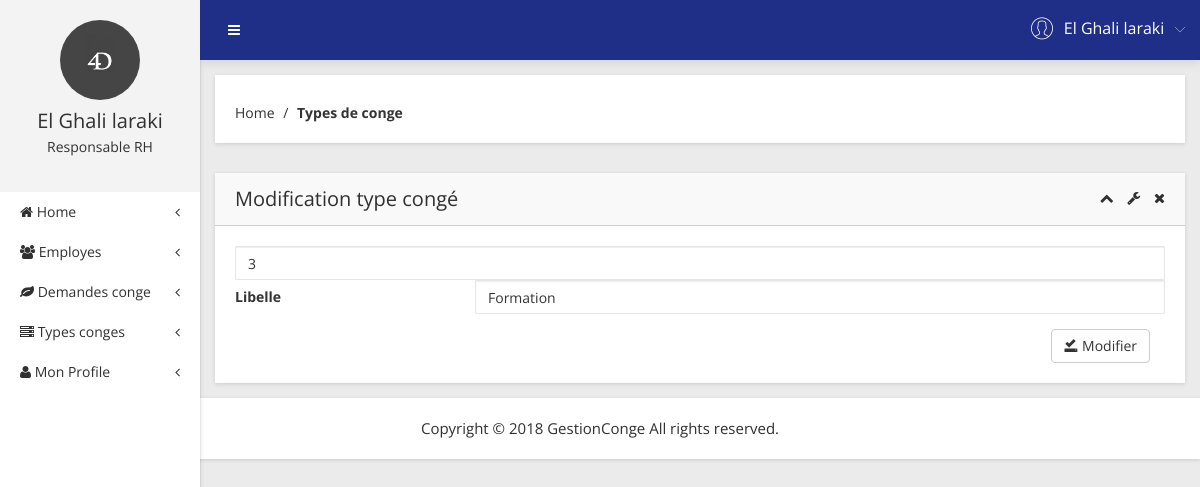
Screenshot of /app/index.php?page=typeconge_upd&idtype=3 (signed in) with the database file from the repository.
### tables this page shows
CREATE TABLE IF NOT EXISTS `employe` (
  `cin` varchar(255) NOT NULL,
  `nom` varchar(255) NOT NULL,
  `prenom` varchar(255) NOT NULL,
  `email` varchar(255) NOT NULL,
  `telephone` varchar(255) NOT NULL,
  `login` varchar(255) NOT NULL,
  `password` varchar(255) NOT NULL,
  `adresse` varchar(255) NOT NULL,
  `dateembouche` date NOT NULL,
  `type` varchar(255) NOT NULL,
  PRIMARY KEY (`cin`)
);

CREATE TABLE IF NOT EXISTS `typeconge` (
  `idtype` int(11) NOT NULL AUTO_INCREMENT,
  `libelle` varchar(255) NOT NULL,
  PRIMARY KEY (`idtype`)
);

### app/header-top.php (the view, shortened to what this page needs)
<div class="header-top-area">
	<div class="fixed-header-top">
		<div class="container-fluid">
			<div class="row">
				<div class="col-lg-1 col-md-6 col-sm-6 col-xs-12">
					<button type="button" id="sidebarCollapse" class="btn bar-button-pro header-drl-controller-btn btn-info navbar-btn">
						<i class="fa fa-bars"></i>
					</button>
				</div>
				<div class="col-lg-5 col-md-5 col-sm-6 col-xs-12">
					<div class="header-right-info">
						<ul class="nav navbar-nav mai-top-nav header-right-menu">
						   	<li class="nav-item">
								<a href="#" data-toggle="dropdown" role="button" aria-expanded="false" class="nav-link dropdown-toggle">
									<span class="adminpro-icon adminpro-user-rounded header-riht-inf"></span>
									<span class="admin-name"><?php echo $data->nom . " " . $data->prenom; ?></span>
									<span class="author-project-icon adminpro-icon adminpro-down-arrow"></span>
								</a>
							</li>
						</ul>
					</div>
				</div>
			</div>
		</div>
	</div>
</div>

### app/header.php (shortened to what this page needs)
<div class="left-sidebar-pro">
            <nav id="sidebar">
                <div class="sidebar-header">
                    <a href="#"><img src="../img/message/1.png" alt="" />
                    </a>
                    <h3><?php echo $data->nom . " " . $data->prenom; ?></h3>
                    <p><?php if($data->type == "rh") echo "Responsable RH"; else echo "Employé"; ?></p>
                </div>
                <div class="left-custom-menu-adp-wrap">
                    <ul class="nav navbar-nav left-sidebar-menu-pro">
					<?php
						if($data->type == "rh"){
					?>
                        <li class="nav-item">
                            <a href="index.php?page=home"><i class="fa big-icon fa-home"></i> <span class="mini-dn"> Home</span> <span class="indicator-right-menu mini-dn"><i class="fa indicator-mn fa-angle-left"></i></span></a>
                        </li>
                        <li class="nav-item"><a href="#" data-toggle="dropdown" role="button" aria-expanded="false" class="nav-link dropdown-toggle"><i class="fa big-icon fa-users"></i> <span class="mini-dn"> Employes</span> <span class="indicator-right-menu mini-dn"><i class="fa indicator-mn fa-angle-left"></i></span></a>
                        </li>
                        <li class="nav-item"><a href="#" data-toggle="dropdown" role="button" aria-expanded="false" class="nav-link dropdown-toggle"><i class="fa big-icon fa-leaf"></i> <span class="mini-dn"> Demandes conge</span> <span class="indicator-right-menu mini-dn"><i class="fa indicator-mn fa-angle-left"></i></span></a>
                        </li>
						 <li class="nav-item"><a href="#" data-toggle="dropdown" role="button" aria-expanded="false" class="nav-link dropdown-toggle">
						 <i class="fa big-icon fa-server"></i> <span class="mini-dn"> Types conges</span> <span class="indicator-right-menu mini-dn"><i class="fa indicator-mn fa-angle-left"></i></span></a>
                        </li>
					<?php
						}
					?>
						<li class="nav-item">
                            <a href="index.php?page=profile"><i class="fa fa-user" aria-hidden="true"></i><span class="mini-dn"> Mon Profile</span> <span class="indicator-right-menu mini-dn"><i class="fa indicator-mn fa-angle-left"></i></span></a>
                        </li>
                    </ul>
                </div>
            </nav>
        </div>

### app/typeconge_upd.php (shortened to what this page needs)
<?php
	if(isset($_GET['page']) && isset($_GET['idtype']))
	{
		$idtype = $_GET['idtype'];
		$sql = "SELECT * FROM typeconge WHERE idtype='$idtype'";
		$query = $connection->query($sql);
		$data = $query->fetch_object();
	}
	else
	{
		echo "<script language=\"Javascript\">";
		echo "<!--
		document.location.replace(\"index.php?page=typeconge\");
		// -->
		</script>";
	}
?>
<div class="breadcome-area mg-b-30 small-dn">
	<div class="container-fluid">
		<div class="row">
			<div class="col-lg-12">
				<div class="breadcome-list map-mg-t-40-gl shadow-reset">
					<div class="row">
						<div class="col-lg-12">
							<ul class="breadcome-menu" style="text-align: left;">
								<li><a href="index.php?page=home">Home</a> <span class="bread-slash">/</span></li>
								<li><span class="bread-blod">Types de conge</span> </li>
							</ul>
						</div>
					</div>
				</div>
			</div>
		</div>
	</div>
</div>
<div class="transition-world-area">
	<div class="container-fluid">
		<div class="row">
			<div class="col-lg-12">
				<div class="transition-world-list shadow-reset">
					<div class="sparkline7-list">
						<div class="sparkline7-hd">
							<div class="main-spark7-hd">
								<h1>Modification <span class="res-ds-n">type congé</span></h1>
								<div class="sparkline7-outline-icon">
									<span class="sparkline7-collapse-link"><i class="fa fa-chevron-up"></i></span>
									<span><i class="fa fa-wrench"></i></span>
									<span class="sparkline7-collapse-close"><i class="fa fa-times"></i></span>
								</div>
							</div>
						</div>
						<div class="sparkline7-graph">
							<div class="row">
								<div class="col-lg-12">
<form class="form-horizontal" method="POST" action="">
	  <div class="box-body" id="box-b">
		<input type="text" class="form-control" name="idtype" value="<?php echo $data->idtype; ?>" />
		<div class="form-group">
			<label style="text-align: left !important;" for="libelle" class="col-sm-3 control-label">Libelle</label>
			<div class="col-sm-9">
				<input type="text" class="form-control" placeholder="libelle" name="libelle" value="<?php echo $data->libelle; ?>" />
			</div>
		</div>
		<div class="col-sm-12" id="col-sub" style="text-align: right !important;">
			<button type="submit" class="btn btn-default" name="submit" value="Ajouter">
			<span class="glyphicon glyphicon-saved"></span> Modifier </button>
		</div>
	  </div>
	</form>
								</div>
							</div>
						</div>
					</div>
				</div>
			</div>
		</div>
	</div>
</div>

### rows the page displays
employe: nom "El Ghali", prenom "laraki"
typeconge: idtype "3", libelle "Formation"
